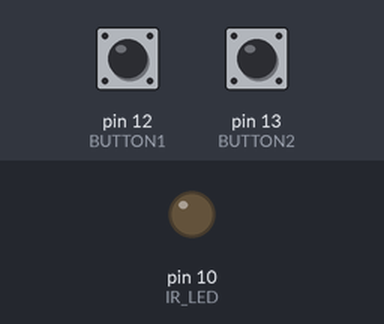
A sketch run on a simulated Arduino Uno, built with avr-gcc and run on an emulated ATmega328P. On the bench: output pins drawn as LEDs (lit = HIGH). The test bench sets the inputs (shaded band); at power-on: pin 13 (BUTTON2) HIGH, pin 12 (BUTTON1) HIGH.

Above: at 0.8 s.
0.9 s: pin 13 (BUTTON2) pulled LOW for 0.15 s
At 1.0 s:
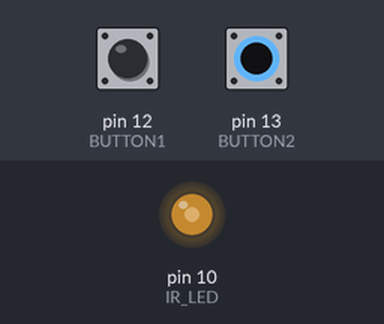
2.6 s: pin 12 (BUTTON1) pulled LOW for 0.15 s
At 2.7 s:
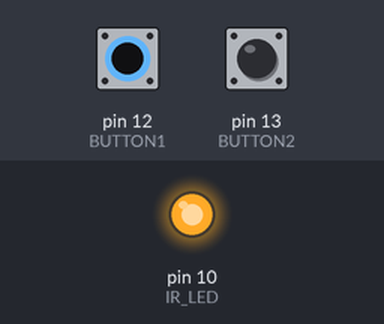
4.3 s: pin 13 (BUTTON2) pulled LOW for 1 s
At 5.8 s:
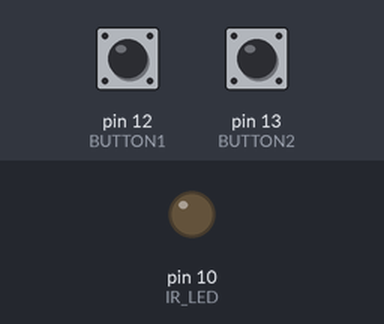
6.8 s: pin 13 (BUTTON2) pulled LOW for 0.15 s
At 7.8 s:
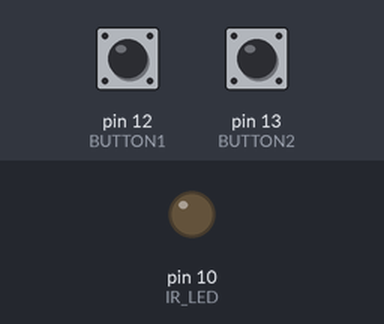
8.4 s: pin 12 (BUTTON1) pulled LOW for 3.2 s
At 8.9 s:
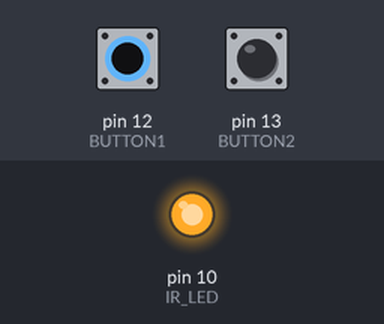
Timing chart, 0 to 13.1 s (numbered marks = the images above; inputs shaded):
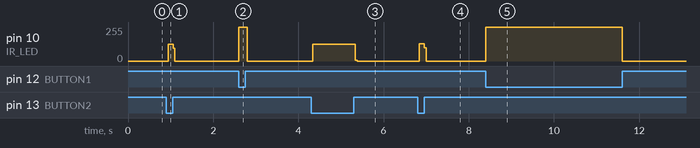

Measured:
- after the input at 0.9 s, pin 10 (IR_LED): 0/255 → 125/255 at once, → 0/255 0.12 s later
- after the input at 2.6 s, pin 10 (IR_LED): 0/255 → 255/255 at once, → 0/255 0.20 s later
- after the input at 4.3 s, pin 10 (IR_LED): 0/255 → 125/255 at once, → 0/255 1.0 s later
- after the input at 6.8 s, pin 10 (IR_LED): 0/255 → 130/255 at once, → 0/255 0.12 s later
- after the input at 8.4 s, pin 10 (IR_LED): 0/255 → 255/255 at once, → 0/255 3.2 s later

The sketch:

tugas5_arduino1_wireless.ino
```cpp
#define BUTTON1 PB4
#define BUTTON2 PB5
#define IR_LED  PB2

int main(){
  DDRB = (1 << IR_LED);
  PORTB |= (1 << BUTTON1) | (1 << BUTTON2);
  loop:
    if(!(PINB & (1 << BUTTON1))){
      PORTB |= (1 << IR_LED);
      _delay_ms(100);
    }
    else if(!(PINB & (1 << BUTTON2))){
      for(int i=0;i<100;i++){
        PORTB |= (1 << IR_LED);
        _delay_us(13);
        PORTB &= ~(1 << IR_LED);
        _delay_us(13);
      }
    }else{
      PORTB &= ~(1 << IR_LED);
    }
  goto loop;
}
```
